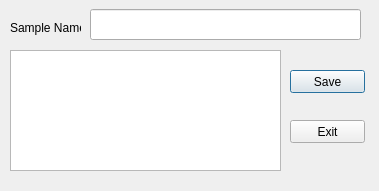
<?xml version="1.0" encoding="UTF-8"?>
<ui version="4.0">
 <class>UserCommentDlg</class>
 <widget class="QDialog" name="UserCommentDlg">
  <property name="geometry">
   <rect>
    <x>0</x>
    <y>0</y>
    <width>379</width>
    <height>191</height>
   </rect>
  </property>
  <property name="windowTitle">
   <string>Dialog</string>
  </property>
  <widget class="QLabel" name="label">
   <property name="geometry">
    <rect>
     <x>10</x>
     <y>20</y>
     <width>71</width>
     <height>16</height>
    </rect>
   </property>
   <property name="text">
    <string>Sample Name:</string>
   </property>
  </widget>
  <widget class="QLineEdit" name="lineEdit">
   <property name="geometry">
    <rect>
     <x>90</x>
     <y>9</y>
     <width>271</width>
     <height>31</height>
    </rect>
   </property>
  </widget>
  <widget class="QTextEdit" name="textEdit">
   <property name="geometry">
    <rect>
     <x>10</x>
     <y>50</y>
     <width>271</width>
     <height>121</height>
    </rect>
   </property>
  </widget>
  <widget class="QPushButton" name="btnSave">
   <property name="geometry">
    <rect>
     <x>290</x>
     <y>70</y>
     <width>75</width>
     <height>23</height>
    </rect>
   </property>
   <property name="text">
    <string>Save</string>
   </property>
  </widget>
  <widget class="QPushButton" name="btnExit">
   <property name="geometry">
    <rect>
     <x>290</x>
     <y>120</y>
     <width>75</width>
     <height>23</height>
    </rect>
   </property>
   <property name="text">
    <string>Exit</string>
   </property>
  </widget>
 </widget>
 <resources/>
 <connections/>
</ui>
